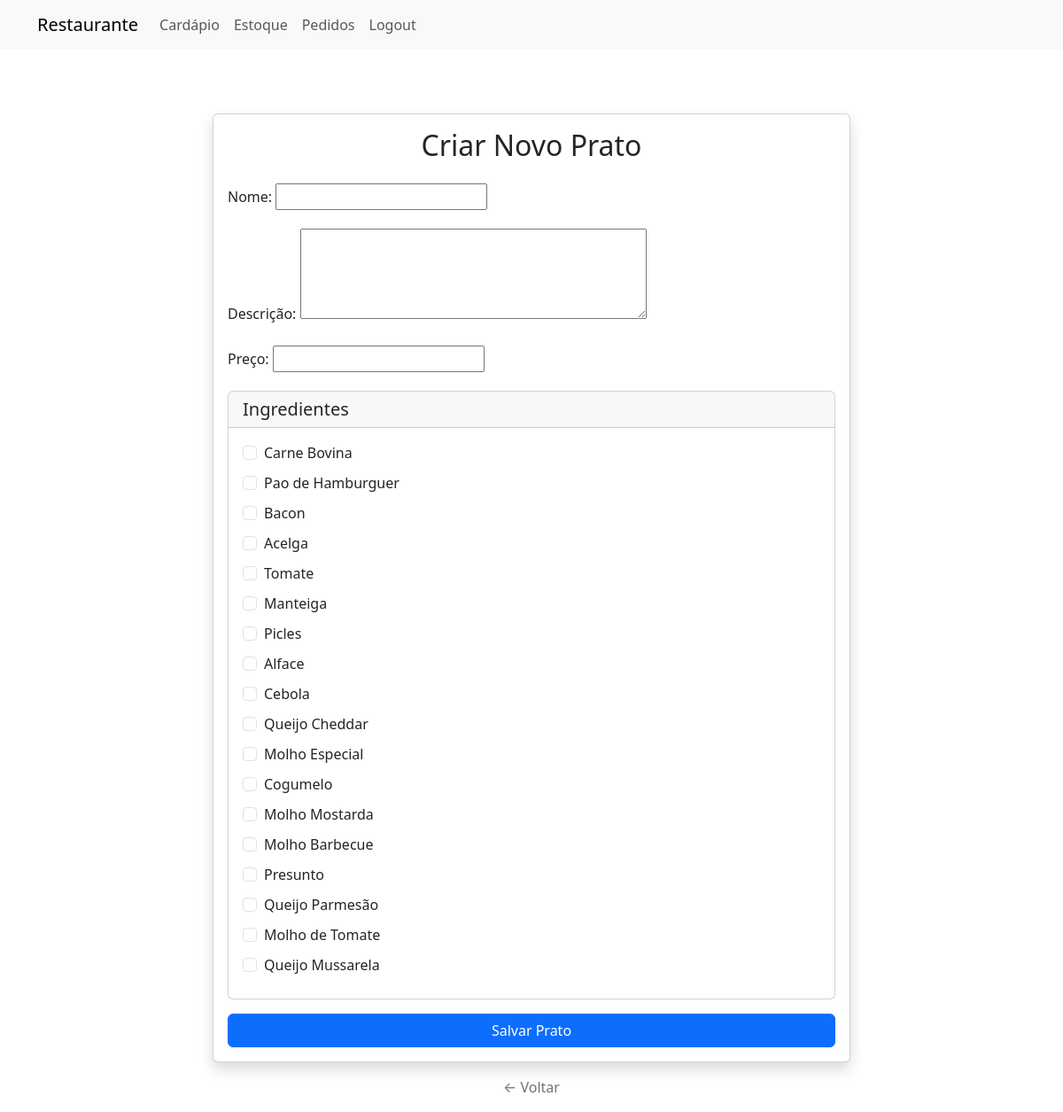
The page /new_prato/ (signed in) on the database its author committed.
### restaurante/models.py (models this page shows, shortened)
class Ingrediente(models.Model):
    nome = models.CharField(max_length=100)

### restaurante/views.py (the view)
# urls.py: path('new_prato/', views.new_prato, name='new_prato'),  # Criar um novo prato
@login_required
@staff_required  # Garante que apenas usuários staff possam acessar essa view
def new_prato(request):
    ingredientes_all = Ingrediente.objects.all()
    if request.method == 'POST':
        form = PratoForm(request.POST)
        if form.is_valid():
            prato = form.save()
            ids = request.POST.getlist('ingredientes')  # IDs só dos marcados
            if not ids:
                form.add_error(None, 'Você precisa selecionar ao menos um ingrediente.')
                return render(request, 'restaurante/new_prato.html', {
                    'form': form, 'ingredientes': ingredientes_all
                })
            for id_ in ids:
                qty = request.POST.get(f'quantidade_{id_}')
                if not qty:
                    form.add_error(None, 'Quantidade obrigatória para todos os ingredientes marcados.')
                    prato.delete()
                    return render(request, 'restaurante/new_prato.html', {
                        'form': form, 'ingredientes': ingredientes_all
                    })
                try:
                    q = float(qty)
                except ValueError:
                    form.add_error(None, f'Quantidade inválida para o ingrediente {id_}.')
                    prato.delete()
                    return render(request, 'restaurante/new_prato.html', {
                        'form': form, 'ingredientes': ingredientes_all
                    })
                PratoIngrediente.objects.create(
                    prato=prato,
                    ingrediente_id=id_,
                    quantidade=q
                )
            return redirect('cardapio')
    else:
        form = PratoForm()
    return render(request, 'restaurante/new_prato.html', {
        'form': form,
        'ingredientes': ingredientes_all
    })

### restaurante/forms.py
class PratoForm(forms.ModelForm):
    class Meta:
        model = Prato
        fields = ['nome', 'descricao', 'preco']
        widgets = {
            'descricao': forms.Textarea(attrs={'rows': 4}),
        }

### restaurante/templates/restaurante/new_prato.html (shortened to what this page needs)
{% extends "restaurante/base.html" %}
{% block content %}
  <div class="container mt-5">
    <div class="row justify-content-center">
      <div class="col-md-8">
        <div class="card shadow">
          <div class="card-body">
            <h2 class="card-title text-center mb-4">Criar Novo Prato</h2>
            <form method="post">
              <div class="mb-3">
                <label for="id_nome" class="form-label">Nome:</label>
                {{ form.nome }}
              </div>
              <div class="mb-3">
                <label for="id_descricao" class="form-label">Descrição:</label>
                {{ form.descricao }}
              </div>
              <div class="mb-3">
                <label for="id_preco" class="form-label">Preço:</label>
                {{ form.preco }}
              </div>
              <div class="mb-3">
                <div class="card">
                  <div class="card-header">
                    <h5 class="card-title mb-0">Ingredientes</h5>
                  </div>
                  <div class="card-body">
                    {% for ing in ingredientes %}
                      <div class="row mb-2">
                        <div class="col-8">
                          <div class="form-check">
                            <input type="checkbox" class="form-check-input" id="ing_{{ ing.id }}" name="ingredientes" value="{{ ing.id }}">
                            <label class="form-check-label" for="ing_{{ ing.id }}">{{ ing.nome }}</label>
                          </div>
                        </div>
                        <div class="col-4">
                        </div>
                      </div>
                    {% endfor %}
                  </div>
                </div>
              </div>
              <div class="d-grid gap-2">
                <button type="submit" class="btn btn-primary">Salvar Prato</button>
              </div>
            </form>
          </div>
        </div>
      </div>
    </div>
    <div class="row justify-content-center mt-3">
      <div class="col-auto">
        <p class="text-muted">
          <a href="{% url 'cardapio' %}" class="text-decoration-none link-secondary">← Voltar</a>
        </p>
      </div>
    </div>
  </div>
{% endblock %}

### restaurante/templates/restaurante/base.html (style rules this page uses)
body { padding-top: 80px; }

### rows shown on the page
Ingrediente: nome "Carne Bovina"
Ingrediente: nome "Pao de Hamburguer"
Ingrediente: nome "Bacon"
Ingrediente: nome "Acelga"
Ingrediente: nome "Tomate"
Ingrediente: nome "Manteiga"
Ingrediente: nome "Picles"
Ingrediente: nome "Alface"
Ingrediente: nome "Cebola"
Ingrediente: nome "Queijo Cheddar"
Ingrediente: nome "Molho Especial"
Ingrediente: nome "Cogumelo"
Ingrediente: nome "Molho Mostarda"
Ingrediente: nome "Molho Barbecue"
Ingrediente: nome "Presunto"
Ingrediente: nome "Queijo Parmesão"
Ingrediente: nome "Molho de Tomate"
Ingrediente: nome "Queijo Mussarela"
